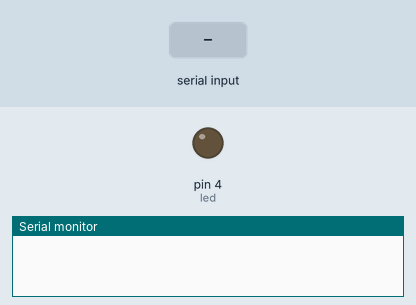
The sketch below on a simulated Arduino Uno, built with avr-gcc and run on an emulated ATmega328P. Shown: output pins drawn as LEDs (lit = HIGH), the last lines printed to the serial monitor. Inputs (shaded band) come from the test bench.

Above: at 1.2 s.
1.3 s: "TURN ON" received over Serial
At 3.1 s:
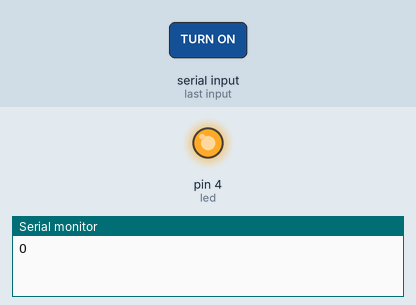
4.2 s: "TURN OFF" received over Serial
At 6.5 s:
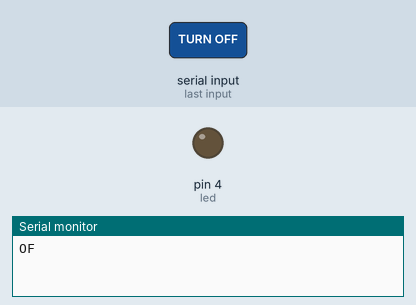
Timing chart, 0 to 8.0 s (numbered marks = the images above; inputs shaded):
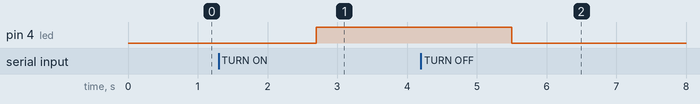

Measured:
- after the input at 1.3 s, pin 4 (led): LOW → HIGH after 1.4 s
- after the input at 4.2 s, pin 4 (led): HIGH → LOW after 1.3 s

The sketch:

LED_bluetooth_Ver1.ino
```cpp
int count=0;
char command;
String test;
#define led 4
void setup() {
  Serial.begin(9600);
  pinMode(led,OUTPUT);
}

void loop()
{

    while(Serial.available() > 0)
     {
       command = ((byte)Serial.read());
       test += command;

       delay(100);
     }
     if(test=="TURN ON")
     {
       digitalWrite(led,HIGH);
       Serial.print("O");
       test="";
       command='\0';
     }
     if(test=="TURN OFF")
     {
       digitalWrite(led,LOW);
       Serial.print("F");
        test="";
        command='\0';
     }

  delay(1000);
}
```
